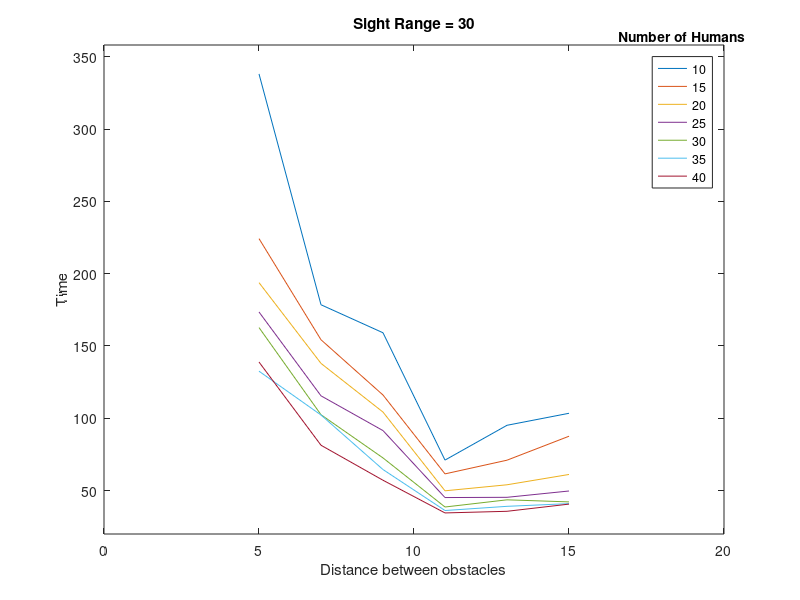

Source code (MATLAB):
obstacleDistance = [5 7 9 11 13 15];
load('line1.mat')
plot(obstacleDistance,timeArray)
hold on
title('Sight Range = 30')
axis([0 obstacleDistance(size(obstacleDistance,2))+5 20 max(timeArray)+20])
xlabel("Distance between obstacles")
ylabel("Time")
load('line2.mat')
plot(obstacleDistance,timeArray)
load('line3.mat')
plot(obstacleDistance,timeArray)
load('line4.mat')
plot(obstacleDistance,timeArray)
load('line5.mat')
plot(obstacleDistance,timeArray)
load('line6.mat')
plot(obstacleDistance,timeArray)
load('line7.mat')
plot(obstacleDistance,timeArray)
title(legend,'Number of Humans')
legend('10','15','20','25','30','35','40')